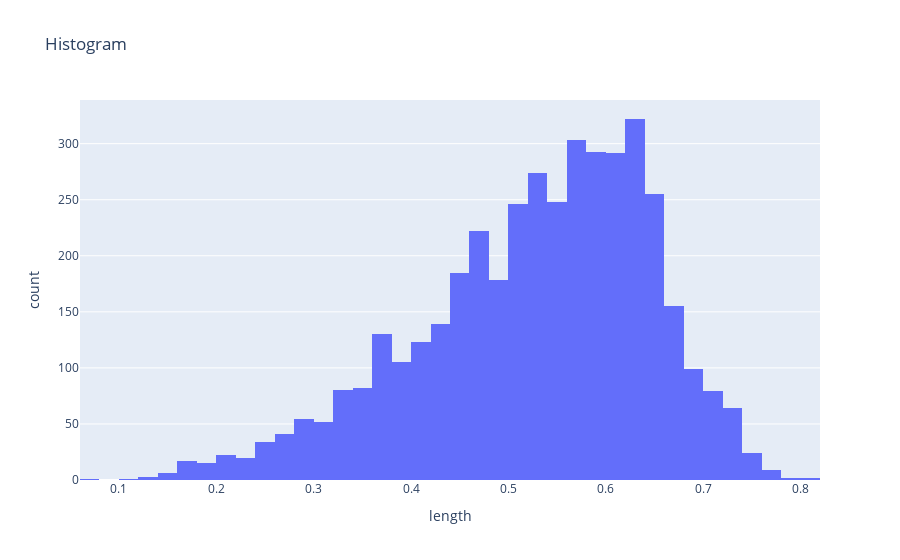

This figure's notebook cell:
### Markdown cell above
Specifying the range and size of the xbins

### Code cell
data = [go.Histogram(x=df["length"], xbins=dict(start=0, end=1, size=0.02))]
layout = go.Layout(title="Histogram",
                   xaxis=dict(title="length"), 
                   yaxis=dict(title="count"),
                   height=600)
fig = go.Figure(data=data, layout=layout)
pyo.iplot(fig)

### Figure 1 — Plotly figure (JSON) as saved in the notebook; plotly's stock layout.template omitted (floating-point values rounded to 4 significant figures; data arrays with more than 128 entries replaced by an {"elided": "..."} marker saying what was removed)
{"data": [{"type": "histogram", "x": {"elided": "4177 float values"}, "xbins": {"end": 1, "size": 0.02, "start": 0}}], "layout": {"autosize": true, "title": {"text": "Histogram"}, "xaxis": {"autorange": true, "range": [0.06, 0.82], "title": {"text": "length"}, "type": "linear"}, "yaxis": {"autorange": true, "range": [0, 338.9], "title": {"text": "count"}}}}
